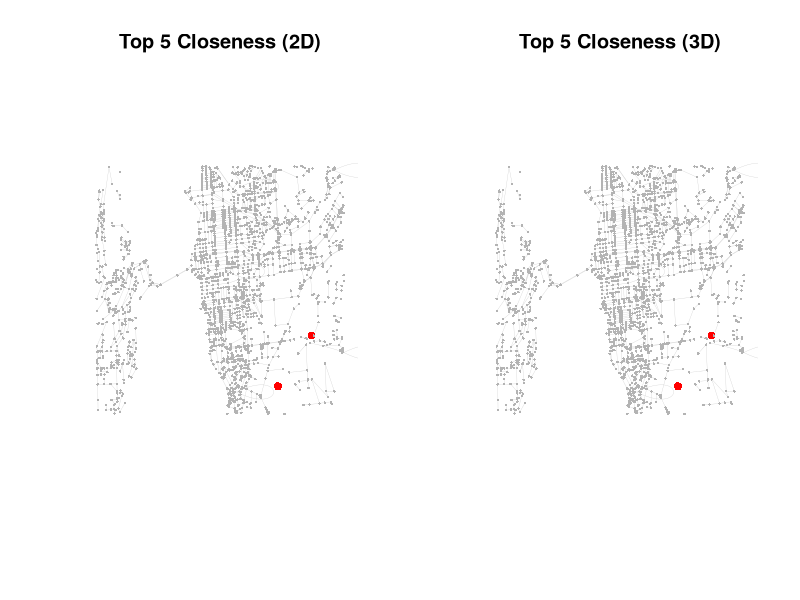
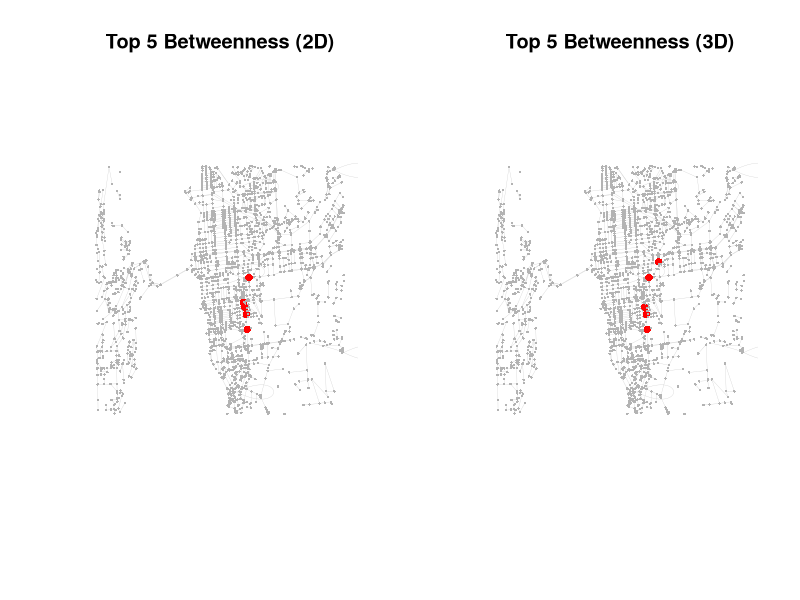
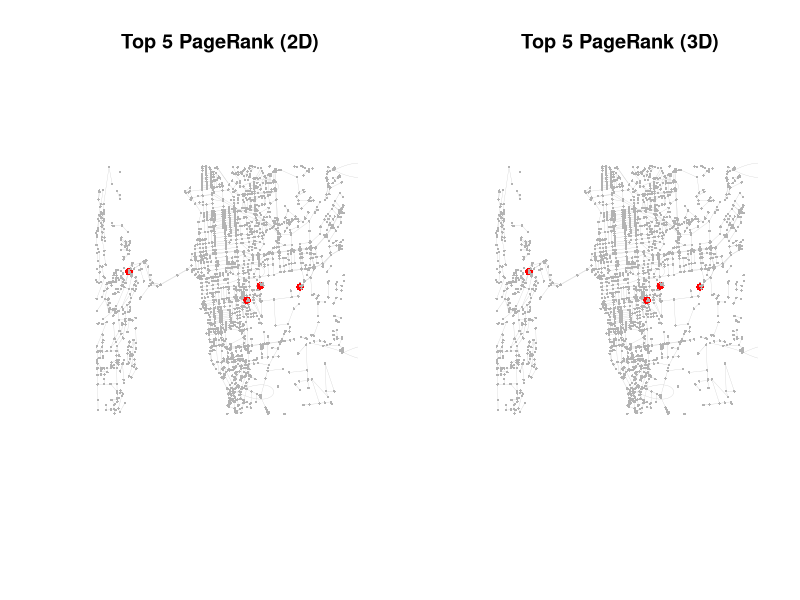
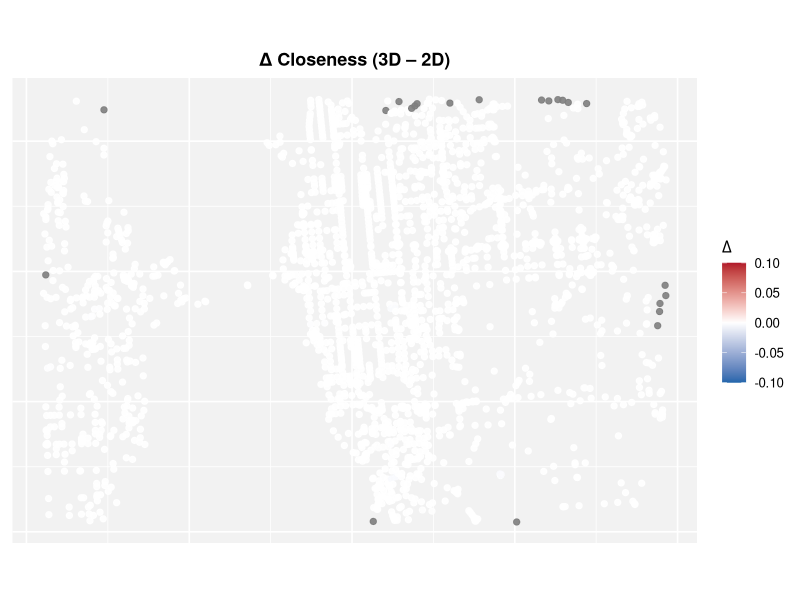
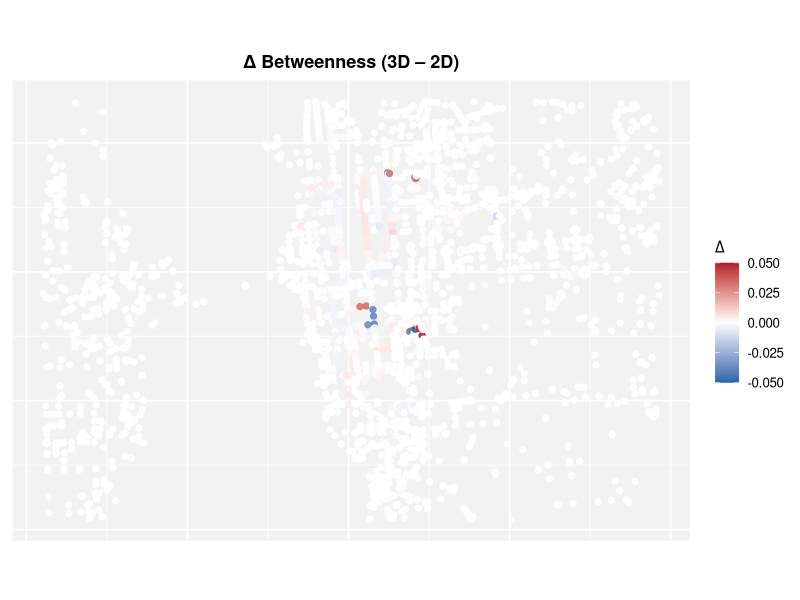
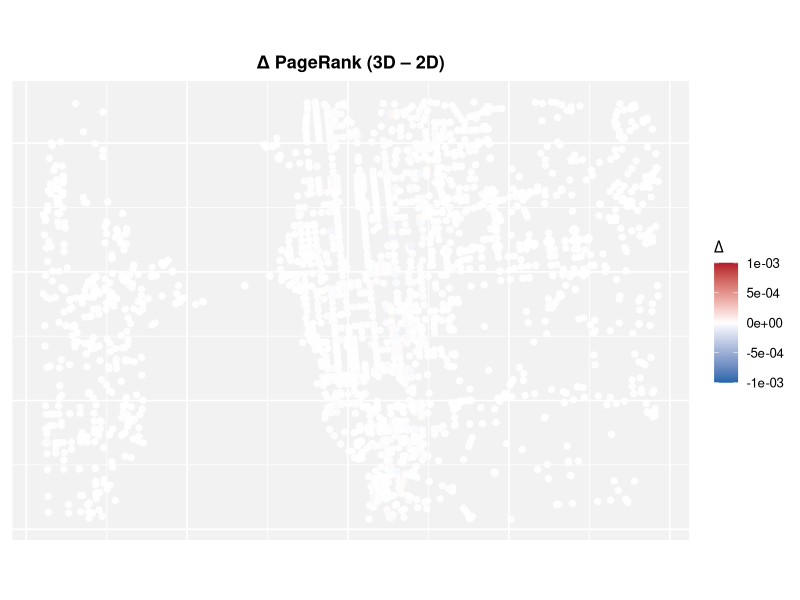
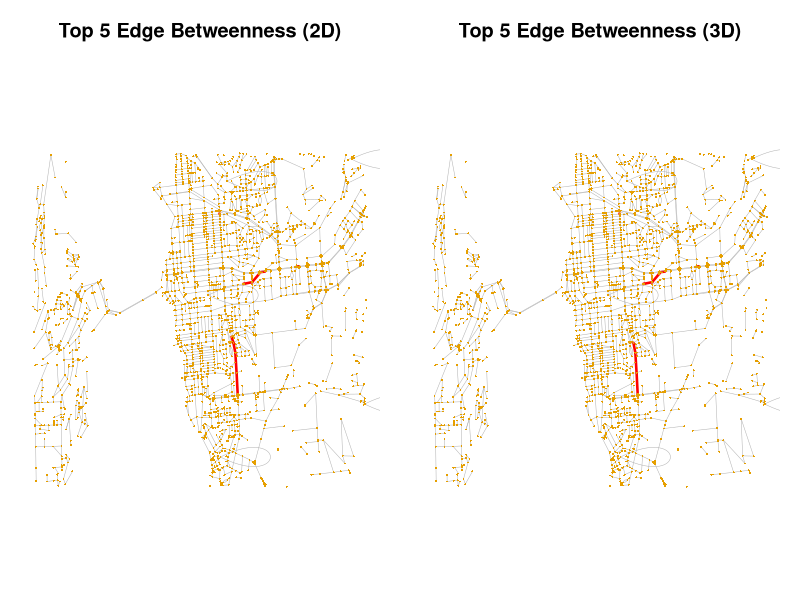
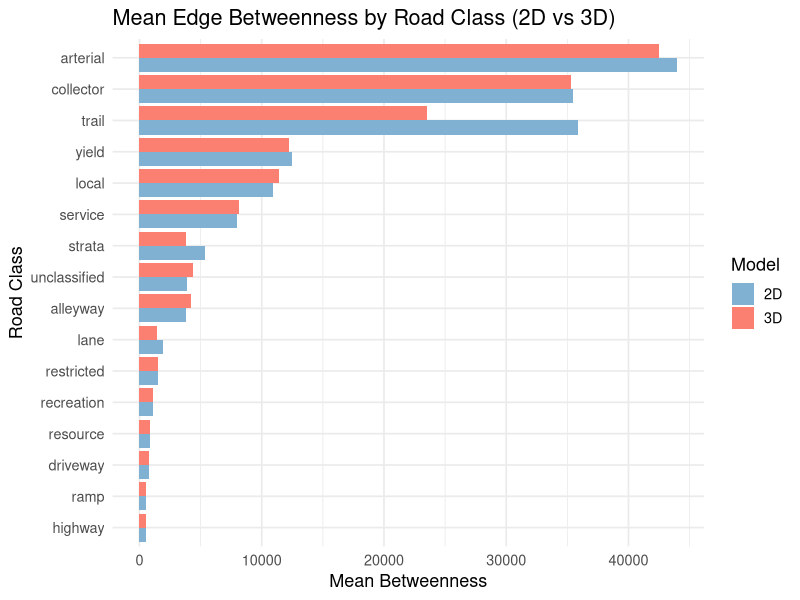

The R source for these figures, in order:
## ---- chunk 1
library(igraph)
library(sf)
library(stringr)
library(purrr)
library(dplyr)
library(readr)
library(tidyr)
library(ggplot2)
library(RColorBrewer)

nodes <- read_csv("data_kelowna/final_nodes.csv")

# Convert geometry column "c(x, y)" into numeric matrix
coords <- nodes$geometry %>%
  str_remove_all("c\\(|\\)") %>%        # remove "c(" and ")"
  str_split(",") %>%                    # split into x and y
  map(as.numeric) %>%                   # convert to numeric
  do.call(rbind, .)                     # bind rows

nodes$x <- coords[,1]
nodes$y <- coords[,2]

edges <- read_csv("data_kelowna/final_edges.csv")
edges_clean <- edges %>% select(from, to, road_name, road_class, length_calc_m, length_3d_m, slope)
## ---- chunk 2
g_2d <- graph_from_data_frame(d = edges_clean,
                              vertices = nodes %>% select(node_id = node_id, x, y),
                              directed = FALSE)

g_3d <- graph_from_data_frame(d = edges_clean,
                              vertices = nodes %>% select(node_id = node_id, x, y),
                              directed = FALSE)

# Assign weights
E(g_2d)$weight <- edges_clean$length_calc_m   # planar
E(g_3d)$weight <- edges_clean$length_3d_m   # elevation-aware
## ---- chunk 3
# Calculates closeness, betwenees, and page rank centrality
centrality_2d <- tibble(
  node_id = V(g_2d)$name,
  closeness_2d = closeness(g_2d, weights = E(g_2d)$weight, normalized = TRUE),
  betweenness_2d = betweenness(g_2d, weights = E(g_2d)$weight, normalized = TRUE),
  pagerank_2d = page_rank(g_2d, weights = 1/E(g_2d)$weight)$vector
)

centrality_3d <- tibble(
  node_id = V(g_3d)$name,
  closeness_3d = closeness(g_3d, weights = E(g_3d)$weight, normalized = TRUE),
  betweenness_3d = betweenness(g_3d, weights = E(g_3d)$weight, normalized = TRUE),
  pagerank_3d = page_rank(g_3d, weights = 1/E(g_3d)$weight)$vector
)

centrality_compare <- centrality_2d %>%
  inner_join(centrality_3d, by = "node_id") %>%
  mutate(node_id = as.numeric(node_id))

# Add coordinates for visualization
centrality_compare <- centrality_compare %>%
  left_join(nodes %>% select(node_id, x, y), by = "node_id")

centrality_compare <- centrality_compare %>%
  mutate(
    closeness_diff = closeness_3d - closeness_2d,
    betweenness_diff = betweenness_3d - betweenness_2d,
    pagerank_diff = pagerank_3d - pagerank_2d
  )
## ---- chunk 4
plot_top_nodes <- function(graph, top_nodes, title) {
  coords <- data.frame(
    x = V(graph)$x,
    y = V(graph)$y,
    id = V(graph)$name
  )
  top_coords <- coords %>% filter(id %in% top_nodes)
  
  plot(
    graph,
    layout = as.matrix(coords[, c("x", "y")]),
    vertex.size = ifelse(V(graph)$name %in% top_nodes, 6, 2),
    vertex.color = ifelse(V(graph)$name %in% top_nodes, "red", "grey70"),
    vertex.frame.color = NA,
    vertex.label = NA,
    edge.color = "grey80",
    edge.width = 0.3,
    main = title
  )
}

top5_closeness_2d <- centrality_2d %>% arrange(desc(closeness_2d)) %>% head(5) %>% pull(node_id)
top5_closeness_3d <- centrality_3d %>% arrange(desc(closeness_3d)) %>% head(5) %>% pull(node_id)

top5_betweenness_2d <- centrality_2d %>% arrange(desc(betweenness_2d)) %>% head(5) %>% pull(node_id)
top5_betweenness_3d <- centrality_3d %>% arrange(desc(betweenness_3d)) %>% head(5) %>% pull(node_id)

top5_pagerank_2d <- centrality_2d %>% arrange(desc(pagerank_2d)) %>% head(5) %>% pull(node_id)
top5_pagerank_3d <- centrality_3d %>% arrange(desc(pagerank_3d)) %>% head(5) %>% pull(node_id)

par(mfrow = c(1, 2))
plot_top_nodes(g_2d, top5_closeness_2d, "Top 5 Closeness (2D)")
plot_top_nodes(g_3d, top5_closeness_3d, "Top 5 Closeness (3D)")
plot_top_nodes(g_2d, top5_betweenness_2d, "Top 5 Betweenness (2D)")
plot_top_nodes(g_3d, top5_betweenness_3d, "Top 5 Betweenness (3D)")
plot_top_nodes(g_2d, top5_pagerank_2d, "Top 5 PageRank (2D)")
plot_top_nodes(g_3d, top5_pagerank_3d, "Top 5 PageRank (3D)")

## ---- chunk 5
plot_diff_map <- function(data, diff_col, title, limit_range = c(-0.05, 0.05)) {
  ggplot(data, aes(x, y, color = !!sym(diff_col))) +
    geom_point(size = 1.8, alpha = 0.9) +
    scale_color_gradient2(
      low = "#2166AC", mid = "white", high = "#B2182B",
      midpoint = 0, limits = limit_range,
      name = expression(Delta)
    ) +
    coord_equal() +
    theme_minimal(base_size = 12) +
    theme(
      panel.background = element_rect(fill = "grey95", color = NA),
      panel.grid = element_line(color = "white"),
      plot.title = element_text(face = "bold", size = 13, hjust = 0.5),
      axis.title = element_blank(),
      axis.text = element_blank(),
      axis.ticks = element_blank(),
      legend.position = "right"
    ) +
    labs(title = title)
}

plot_diff_map(centrality_compare, "closeness_diff", "Δ Closeness (3D – 2D)", limit_range = c(-0.1, 0.1))
plot_diff_map(centrality_compare, "betweenness_diff", "Δ Betweenness (3D – 2D)", limit_range = c(-0.05, 0.05))
plot_diff_map(centrality_compare, "pagerank_diff", "Δ PageRank (3D – 2D)", limit_range = c(-0.001, 0.001))
## ---- chunk 6
edge_bet_2d <- edge_betweenness(g_2d, weights = E(g_2d)$weight, directed = FALSE)
edge_bet_3d <- edge_betweenness(g_3d, weights = E(g_3d)$weight, directed = FALSE)

edges_with_bet <- edges %>%
  mutate(
    edge_bet_2d = edge_bet_2d,
    edge_bet_3d = edge_bet_3d
  )

top5_edges_2d <- edges_with_bet %>%
  arrange(desc(edge_bet_2d)) %>%
  select(edge_id, road_name, road_class, length_calc_m, edge_bet_2d) %>%
  head(10)

top5_edges_3d <- edges_with_bet %>%
  arrange(desc(edge_bet_3d)) %>%
  select(edge_id, road_name, road_class, length_3d_m, edge_bet_3d) %>%
  head(10)

cat("🔹 Top 5 Edges by Edge Betweenness (2D):\n")
print(top5_edges_2d)
cat("\n🔹 Top 5 Edges by Edge Betweenness (3D):\n")
print(top5_edges_3d)
## ---- chunk 7
plot_top_edges <- function(graph, edges_tbl, top_edges, title) {
  edge_colors <- ifelse(E(graph)$name %in% top_edges, "red", "grey70")
  edge_widths <- ifelse(E(graph)$name %in% top_edges, 2.5, 0.5)
  
  coords <- data.frame(
    x = V(graph)$x,
    y = V(graph)$y,
    id = V(graph)$name
  )
  
  plot(
    graph,
    layout = as.matrix(coords[, c("x", "y")]),
    vertex.size = 0,
    vertex.label = NA,
    vertex.frame.color = NA,
    edge.color = edge_colors,
    edge.width = edge_widths,
    main = title
  )
}

# Create unique edge IDs for plotting reference
E(g_2d)$name <- as.character(edges_with_bet$edge_id)
E(g_3d)$name <- as.character(edges_with_bet$edge_id)

# Extract top 5 edge IDs for each
top5_edge_ids_2d <- as.character(top5_edges_2d$edge_id)
top5_edge_ids_3d <- as.character(top5_edges_3d$edge_id)


par(mfrow = c(1, 2), mar = c(1, 1, 3, 1))
plot_top_edges(g_2d, edges_with_bet, top5_edge_ids_2d, "Top 5 Edge Betweenness (2D)")
plot_top_edges(g_3d, edges_with_bet, top5_edge_ids_3d, "Top 5 Edge Betweenness (3D)")
## ---- chunk 8
bet_summary <- edges_with_bet %>%
  group_by(road_class) %>%
  summarise(
    mean_bet_2d = mean(edge_bet_2d, na.rm = TRUE),
    mean_bet_3d = mean(edge_bet_3d, na.rm = TRUE),
    sum_bet_2d  = sum(edge_bet_2d, na.rm = TRUE),
    sum_bet_3d  = sum(edge_bet_3d, na.rm = TRUE),
    n_edges = n()
  ) %>%
  mutate(
    mean_diff = mean_bet_3d - mean_bet_2d,
    sum_diff  = sum_bet_3d - sum_bet_2d
  )

print(bet_summary)

bet_summary_long <- bet_summary %>%
  select(road_class, mean_bet_2d, mean_bet_3d) %>%
  pivot_longer(cols = starts_with("mean_bet"),
               names_to = "model", values_to = "total_bet") %>%
  mutate(model = ifelse(model == "mean_bet_2d", "2D", "3D"))

ggplot(bet_summary_long, aes(x = reorder(road_class, total_bet), y = total_bet, fill = model)) +
  geom_col(position = "dodge") +
  coord_flip() +
  scale_fill_manual(values = c("2D" = "#80b1d3", "3D" = "#fb8072")) +
  labs(
    title = "Mean Edge Betweenness by Road Class (2D vs 3D)",
    x = "Road Class", y = "Mean Betweenness",
    fill = "Model"
  ) +
  theme_minimal(base_size = 13)
## ---- chunk 9
# Inverse length weights
E(g_2d)$inv_len <- 1 / E(g_2d)$length_calc_m
E(g_3d)$inv_len <- 1 / E(g_3d)$length_3d_m

comm_2d <- cluster_louvain(g_2d, weights = E(g_2d)$inv_len)
comm_3d <- cluster_louvain(g_3d, weights = E(g_3d)$inv_len)

V(g_2d)$community <- membership(comm_2d)
V(g_3d)$community <- membership(comm_3d)

num_comm_2d <- length(unique(V(g_2d)$community))
num_comm_3d <- length(unique(V(g_3d)$community))

cat("2D Louvain Modularity:", modularity(comm_2d), "\n")
cat("3D Louvain Modularity:", modularity(comm_3d), "\n")
cat("2D Communities:", num_comm_2d, "\n")
cat("3D Communities:", num_comm_3d, "\n")

coords_df <- data.frame(
  x = coords[, 1],
  y = coords[, 2],
  comm_2d = V(g_2d)$community,
  comm_3d = V(g_3d)$community
) %>%
  mutate(same_comm = comm_2d == comm_3d)

cat("Percentage of nodes in same community (2D vs 3D):",
    round(mean(coords_df$same_comm) * 100, 2), "%\n")
## ---- chunk 10
set.seed(123)

#palette_warm <- colorRampPalette(c("#FFDAB9", "#FF7F50", "#8B0000"))
#palette_cool <- colorRampPalette(c("#B3E5FC", "#0288D1", "#311B92"))

#colors_2d <- palette_warm(num_comm_2d)
#colors_3d <- palette_warm(num_comm_3d)

colors_2d <- grDevices::rainbow(num_comm_2d, s = 0.8, v = 0.9)
colors_3d <- grDevices::rainbow(num_comm_3d, s = 0.8, v = 0.9)

V(g_2d)$color <- colors_2d[V(g_2d)$community]
V(g_3d)$color <- colors_3d[V(g_3d)$community]

layout_coords <- as.matrix(data.frame(V(g_2d)$x, V(g_2d)$y))

par(mfrow = c(1, 2), mar = c(0, 0, 3, 0))

plot(
  g_2d,
  layout = layout_coords,
  vertex.size = 3,
  vertex.label = NA,
  edge.color = "grey80",
  edge.width = 0.5,
  main = "Louvain Communities (2D Graph)"
)

plot(
  g_3d,
  layout = layout_coords,
  vertex.size = 3,
  vertex.label = NA,
  edge.color = "grey80",
  edge.width = 0.5,
  main = "Louvain Communities (3D Graph)"
)
## ---- chunk 11
# ---------- Utilities ----------
# Global efficiency (handles disconnected graphs)
global_efficiency <- function(g, weights = NULL) {
  D <- distances(g, weights = weights)
  D[is.infinite(D)] <- NA
  invD <- 1 / D
  diag(invD) <- NA
  mean(invD, na.rm = TRUE)
}

largest_cc_frac <- function(g) {
  cs <- components(g)
  max(cs$csize) / vcount(g)
}

avg_path_length_LCC <- function(g, weights = NULL) {
  cs <- components(g)
  vids <- which(cs$membership == which.max(cs$csize))
  if (length(vids) <= 1) return(NA_real_)
  sub <- induced_subgraph(g, vids = vids)
  mean_distance(sub, directed = FALSE, weights = weights)
}

# Remove top-k nodes by a score (static or adaptive)
remove_topk_nodes <- function(g, scores, k, weights = NULL, adaptive = FALSE) {
  g_cur <- g
  rem_seq <- character(0)
  for (i in seq_len(k)) {
    if (adaptive && i > 1) {
      # recompute score on current graph
      if (scores$metric == "betweenness") {
        sc <- betweenness(g_cur, weights = weights, normalized = TRUE)
      } else if (scores$metric == "closeness") {
        sc <- closeness(g_cur, weights = weights, normalized = TRUE)
      } else if (scores$metric == "pagerank") {
        sc <- page_rank(g_cur, weights = if (is.null(weights)) NULL else 1/weights)$vector
      } else if (scores$metric == "degree") {
        sc <- degree(g_cur)
      } else stop("Unknown metric")
      s_tbl <- tibble(node = V(g_cur)$name, score = sc)
      target <- s_tbl %>% arrange(desc(score)) %>% slice(1) %>% pull(node)
    } else {
      # static: use initial sorting order
      target <- setdiff(scores$node, rem_seq)[1]
    }
    g_cur <- delete_vertices(g_cur, target)
    rem_seq <- c(rem_seq, target)
  }
  list(graph = g_cur, removed = rem_seq)
}

# Remove top-k edges by a score (static or adaptive)
remove_topk_edges <- function(g, scores, k, weights = NULL, adaptive = FALSE) {
  g_cur <- g
  rem_seq <- integer(0)
  for (i in seq_len(k)) {
    if (adaptive && i > 1) {
      sc <- edge_betweenness(g_cur, weights = weights, directed = FALSE)
      e_tbl <- tibble(eid = seq_along(E(g_cur)), score = sc)
      target_eid <- e_tbl %>% arrange(desc(score)) %>% slice(1) %>% pull(eid)
    } else {
      target_eid <- setdiff(scores$eid, rem_seq)[1]
    }
    g_cur <- delete_edges(g_cur, E(g_cur)[target_eid])
    rem_seq <- c(rem_seq, target_eid)
  }
  list(graph = g_cur, removed = rem_seq)
}

# Bundle results for quick reporting
summarize_graph <- function(g, weights = NULL, label = "") {
  tibble(
    label = label,
    n = vcount(g),
    m = ecount(g),
    lcc_frac = largest_cc_frac(g),
    eff = global_efficiency(g, weights = weights),
    avg_path_LCC = avg_path_length_LCC(g, weights = weights)
  )
}
## ---- chunk 12
# --- Node centralities (static, baseline) ---
node_scores_2d <- tibble(
  node = V(g_2d)$name,
  betweenness = betweenness(g_2d, weights = E(g_2d)$weight, normalized = TRUE),
  closeness   = closeness(g_2d,  weights = E(g_2d)$weight, normalized = TRUE),
  pagerank    = page_rank(g_2d,   weights = 1/E(g_2d)$weight)$vector,
  degree      = degree(g_2d)
)

node_scores_3d <- tibble(
  node = V(g_3d)$name,
  betweenness = betweenness(g_3d, weights = E(g_3d)$weight, normalized = TRUE),
  closeness   = closeness(g_3d,  weights = E(g_3d)$weight, normalized = TRUE),
  pagerank    = page_rank(g_3d,   weights = 1/E(g_3d)$weight)$vector,
  degree      = degree(g_3d)
)

# --- Edge betweenness (baseline) ---
eb_2d <- edge_betweenness(g_2d, weights = E(g_2d)$weight, directed = FALSE)
eb_3d <- edge_betweenness(g_3d, weights = E(g_3d)$weight, directed = FALSE)
E(g_2d)$eb <- eb_2d
E(g_3d)$eb <- eb_3d

k_vals <- c(5, 10)
metric <- "betweenness"   # change to "closeness" / "pagerank" / "degree"

# Prepare sorted lists (static strategy)
top_nodes_2d <- node_scores_2d %>% arrange(desc(.data[[metric]])) %>% transmute(node)
top_nodes_3d <- node_scores_3d %>% arrange(desc(.data[[metric]])) %>% transmute(node)

# Wrap with metric label so helper knows what to recompute if adaptive=TRUE
scores2d <- list(node = top_nodes_2d$node, metric = metric)
scores3d <- list(node = top_nodes_3d$node, metric = metric)

res_nodes <- map_df(k_vals, function(k) {
  # 2D
  removed_2d <- remove_topk_nodes(g_2d, scores2d, k, adaptive = FALSE)$graph
  s2d <- summarize_graph(removed_2d, label = paste0("2D - remove top ", k, " nodes (", metric, ")"))
  # 3D
  removed_3d <- remove_topk_nodes(g_3d, scores3d, k, adaptive = FALSE)$graph
  s3d <- summarize_graph(removed_3d, label = paste0("3D - remove top ", k, " nodes (", metric, ")"))
  bind_rows(s2d, s3d)
})

# Add baseline for comparison
base_2d <- summarize_graph(g_2d, label = "2D - baseline")
base_3d <- summarize_graph(g_3d, label = "3D - baseline")

node_removal_summary <- bind_rows(base_2d, base_3d, res_nodes)
node_removal_summary
## ---- chunk 13
order_eb_2d <- order(E(g_2d)$eb, decreasing = TRUE)
order_eb_3d <- order(E(g_3d)$eb, decreasing = TRUE)

scores_e2d <- list(eid = order_eb_2d)  # store edge indices
scores_e3d <- list(eid = order_eb_3d)

res_edges <- map_df(k_vals, function(k) {
  # 2D
  removed_2d <- remove_topk_edges(g_2d, scores_e2d, k, adaptive = FALSE)$graph
  s2d <- summarize_graph(removed_2d, label = paste0("2D - remove top ", k, " edges (edge betw)"))
  # 3D
  removed_3d <- remove_topk_edges(g_3d, scores_e3d, k, adaptive = FALSE)$graph
  s3d <- summarize_graph(removed_3d, label = paste0("3D - remove top ", k, " edges (edge betw)"))
  bind_rows(s2d, s3d)
})

edge_removal_summary <- bind_rows(base_2d, base_3d, res_edges)
edge_removal_summary
## ---- chunk 14
k_vals <- c(0, 5, 10, 15, 20)

# --- Helper to remove top-k nodes by centrality ---
remove_topk_nodes <- function(g, scores, k) {
  remove_ids <- order(scores, decreasing = TRUE)[1:k]
  g_removed <- delete_vertices(g, remove_ids)
  return(g_removed)
}

# --- Helper to summarize avg path length (LCC only) ---
avg_path_LCC <- function(g) {
  comp <- components(g)
  g_lcc <- induced_subgraph(g, which(comp$membership == which.max(comp$csize)))
  mean_distance(g_lcc, directed = FALSE, weights = E(g_lcc)$weight)
}

# --- Node-based resilience (betweenness centrality) ---
scores2d_node <- betweenness(g_2d, weights = E(g_2d)$weight)
scores3d_node <- betweenness(g_3d, weights = E(g_3d)$weight)

res_nodes <- map_df(k_vals, function(k) {
  g2d_k <- remove_topk_nodes(g_2d, scores2d_node, k)
  g3d_k <- remove_topk_nodes(g_3d, scores3d_node, k)
  tibble(
    k = k,
    type = c("2D", "3D"),
    avg_path = c(avg_path_LCC(g2d_k), avg_path_LCC(g3d_k))
  )
})

# --- Helper to remove top-k edges ---
remove_topk_edges <- function(g, scores, k) {
  remove_ids <- order(scores, decreasing = TRUE)[1:k]
  g_removed <- delete_edges(g, remove_ids)
  return(g_removed)
}

# --- Edge-based resilience ---
scores2d_edge <- edge_betweenness(g_2d, weights = E(g_2d)$weight)
scores3d_edge <- edge_betweenness(g_3d, weights = E(g_3d)$weight)

res_edges <- map_df(k_vals, function(k) {
  g2d_k <- remove_topk_edges(g_2d, scores2d_edge, k)
  g3d_k <- remove_topk_edges(g_3d, scores3d_edge, k)
  tibble(
    k = k,
    type = c("2D", "3D"),
    avg_path = c(avg_path_LCC(g2d_k), avg_path_LCC(g3d_k))
  )
})

ggplot(res_nodes, aes(x = k, y = avg_path, color = type)) +
  geom_line(size = 1.3) +
  geom_point(size = 3) +
  scale_color_manual(values = c("steelblue", "firebrick")) +
  labs(
    title = "Resilience of Network (Node Removal)",
    subtitle = "Change in Average Path Length (LCC) after removing top-k central nodes",
    x = "Number of nodes removed (k)",
    y = "Average Path Length (LCC)",
    color = "Graph Type"
  ) +
  theme_minimal(base_size = 14)

ggplot(res_edges, aes(x = k, y = avg_path, color = type)) +
  geom_line(size = 1.3) +
  geom_point(size = 3) +
  scale_color_manual(values = c("steelblue", "firebrick")) +
  labs(
    title = "Resilience of Network (Edge Removal)",
    subtitle = "Change in Average Path Length (LCC) after removing top-k betweenness edges",
    x = "Number of edges removed (k)",
    y = "Average Path Length (LCC)",
    color = "Graph Type"
  ) +
  theme_minimal(base_size = 14)
